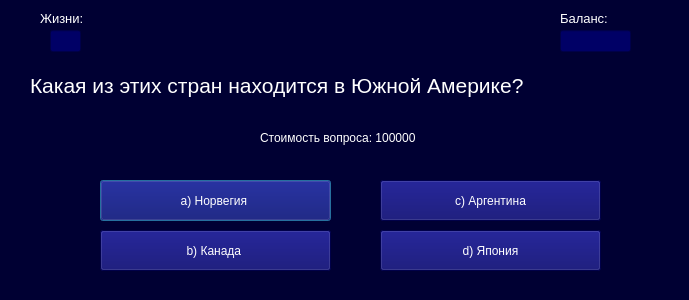
<?xml version="1.0" encoding="UTF-8"?>
<ui version="4.0">
 <class>Dialog</class>
 <widget class="QDialog" name="Dialog">
  <property name="enabled">
   <bool>true</bool>
  </property>
  <property name="geometry">
   <rect>
    <x>0</x>
    <y>0</y>
    <width>689</width>
    <height>300</height>
   </rect>
  </property>
  <property name="minimumSize">
   <size>
    <width>689</width>
    <height>300</height>
   </size>
  </property>
  <property name="maximumSize">
   <size>
    <width>689</width>
    <height>300</height>
   </size>
  </property>
  <property name="windowTitle">
   <string>Вопрос №2</string>
  </property>
  <property name="styleSheet">
   <string notr="true">background-color: #000033;</string>
  </property>
  <widget class="QLabel" name="label_2">
   <property name="geometry">
    <rect>
     <x>40</x>
     <y>10</y>
     <width>61</width>
     <height>16</height>
    </rect>
   </property>
   <property name="font">
    <font>
     <pointsize>10</pointsize>
    </font>
   </property>
   <property name="styleSheet">
    <string notr="true">color: white</string>
   </property>
   <property name="text">
    <string>Жизни:</string>
   </property>
  </widget>
  <widget class="QLineEdit" name="lineEdit">
   <property name="enabled">
    <bool>false</bool>
   </property>
   <property name="geometry">
    <rect>
     <x>50</x>
     <y>30</y>
     <width>31</width>
     <height>22</height>
    </rect>
   </property>
   <property name="styleSheet">
    <string notr="true">background-color: #000066; color: white</string>
   </property>
   <property name="text">
    <string/>
   </property>
  </widget>
  <widget class="QLabel" name="label_3">
   <property name="geometry">
    <rect>
     <x>560</x>
     <y>10</y>
     <width>71</width>
     <height>16</height>
    </rect>
   </property>
   <property name="font">
    <font>
     <pointsize>10</pointsize>
    </font>
   </property>
   <property name="styleSheet">
    <string notr="true">color: white</string>
   </property>
   <property name="text">
    <string>Баланс:</string>
   </property>
  </widget>
  <widget class="QLineEdit" name="lineEdit_2">
   <property name="enabled">
    <bool>false</bool>
   </property>
   <property name="geometry">
    <rect>
     <x>560</x>
     <y>30</y>
     <width>71</width>
     <height>22</height>
    </rect>
   </property>
   <property name="styleSheet">
    <string notr="true">background-color: #000066; color: white</string>
   </property>
   <property name="text">
    <string/>
   </property>
  </widget>
  <widget class="QLabel" name="label_4">
   <property name="geometry">
    <rect>
     <x>260</x>
     <y>130</y>
     <width>171</width>
     <height>16</height>
    </rect>
   </property>
   <property name="styleSheet">
    <string notr="true">color: white</string>
   </property>
   <property name="text">
    <string>Стоимость вопроса: 100000</string>
   </property>
  </widget>
  <widget class="QLabel" name="label">
   <property name="geometry">
    <rect>
     <x>30</x>
     <y>70</y>
     <width>631</width>
     <height>31</height>
    </rect>
   </property>
   <property name="font">
    <font>
     <pointsize>16</pointsize>
    </font>
   </property>
   <property name="styleSheet">
    <string notr="true">color: white</string>
   </property>
   <property name="text">
    <string>Какая из этих стран находится в Южной Америке? </string>
   </property>
  </widget>
  <widget class="QPushButton" name="pushButton">
   <property name="geometry">
    <rect>
     <x>100</x>
     <y>180</y>
     <width>231</width>
     <height>41</height>
    </rect>
   </property>
   <property name="styleSheet">
    <string notr="true">background-color: #000066; color: white</string>
   </property>
   <property name="text">
    <string>a) Норвегия </string>
   </property>
  </widget>
  <widget class="QPushButton" name="pushButton_2">
   <property name="geometry">
    <rect>
     <x>100</x>
     <y>230</y>
     <width>231</width>
     <height>41</height>
    </rect>
   </property>
   <property name="styleSheet">
    <string notr="true">background-color: #000066; color: white</string>
   </property>
   <property name="text">
    <string>b) Канада </string>
   </property>
  </widget>
  <widget class="QPushButton" name="pushButton_4">
   <property name="geometry">
    <rect>
     <x>380</x>
     <y>180</y>
     <width>221</width>
     <height>41</height>
    </rect>
   </property>
   <property name="styleSheet">
    <string notr="true">background-color: #000066; color: white</string>
   </property>
   <property name="text">
    <string> c) Аргентина </string>
   </property>
  </widget>
  <widget class="QPushButton" name="pushButton_3">
   <property name="geometry">
    <rect>
     <x>380</x>
     <y>230</y>
     <width>221</width>
     <height>41</height>
    </rect>
   </property>
   <property name="styleSheet">
    <string notr="true">background-color: #000066; color: white</string>
   </property>
   <property name="text">
    <string>d) Япония</string>
   </property>
  </widget>
 </widget>
 <resources/>
 <connections/>
</ui>
